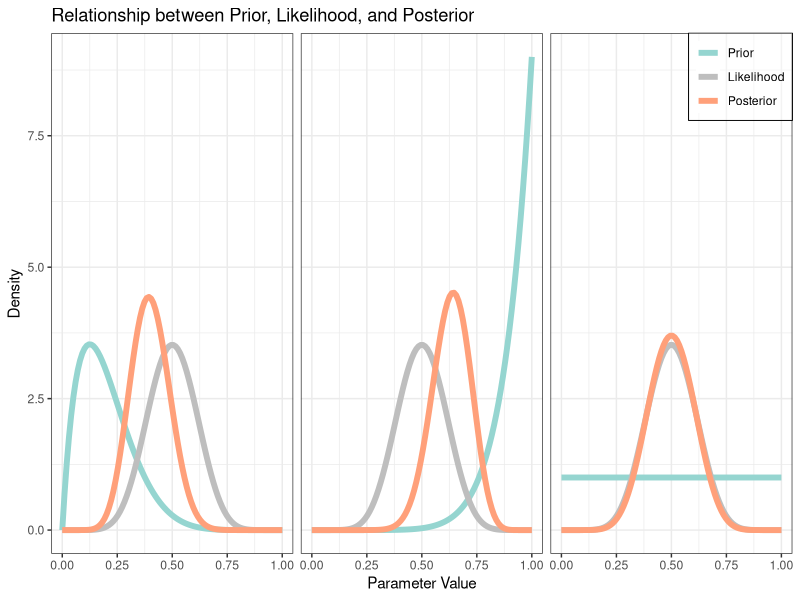

Here is the R script that generated this plot:
library(tidyverse)
library(here)

# prior tibble
priors <- tibble(
  uniform = c(1, 1), # uniform
  left = c(2, 8), # skewed left
  right = c(9, 1)  # skewed right
)

# likelihood parameters (10 successes, 10 failures)
likelihood <- c(10, 10)

# generate values for x-axis
x <- seq(0, 1, length.out = 100)

# calculate densities
prior_densities <- map(priors, ~ dbeta(x, .x[1], .x[2]))
likelihood_density <- dbeta(x, likelihood[1], likelihood[2])
posterior_densities <- map(priors, ~ dbeta(x, .x[1] + likelihood[1], .x[2] + likelihood[2]))

# combine the densities into a single data frame
data <- bind_rows(
  map2_df(
    prior_densities, 
    names(priors),
    ~ tibble(x, y = .x, prior = paste0(.y), type = "Prior")
  ),
  crossing(
    tibble(x, y = likelihood_density), 
    tibble(prior = names(priors)), 
    type = "Likelihood"
  ),
  map2_df(
    posterior_densities, 
    names(priors), 
    ~ tibble(x, y = .x, prior = paste0(.y), type = "Posterior"))
)

# set order of levels for plotting
data$type <- factor(data$type, levels = c("Prior", "Likelihood", "Posterior"))

# plotting
prior_plot <- ggplot(data, aes(x = x, y = y, colour = type)) +
  geom_line(linewidth = 2) +
  facet_wrap(~ prior) +
  scale_colour_manual(values = c("#95d5d0", "grey", "#ffa07a")) +
  labs(
    x = "Parameter Value",
    y = "Density",
    title = "Relationship between Prior, Likelihood, and Posterior"
  ) +
  theme_bw() +
  theme(
    strip.text = element_blank(),
    legend.title = element_blank(),
    # positioning of legend
    legend.position = c(1, 1), # make legend top right
    legend.justification = c(1, 1), # make legend touch panel border
    legend.box.just = "top", 
    # background colour and alpha for box and fill
    legend.background = element_rect(fill = alpha("white", 0.4)), 
    legend.box.background = element_rect(colour = "black", fill = "transparent")
  )

ggsave(
  here(
    "09_bayesian-estimation-and-model-comparison", 
    "resources",
    "prior-plot.png"
  ),
  prior_plot,
  width = 12,
  height = 8
)